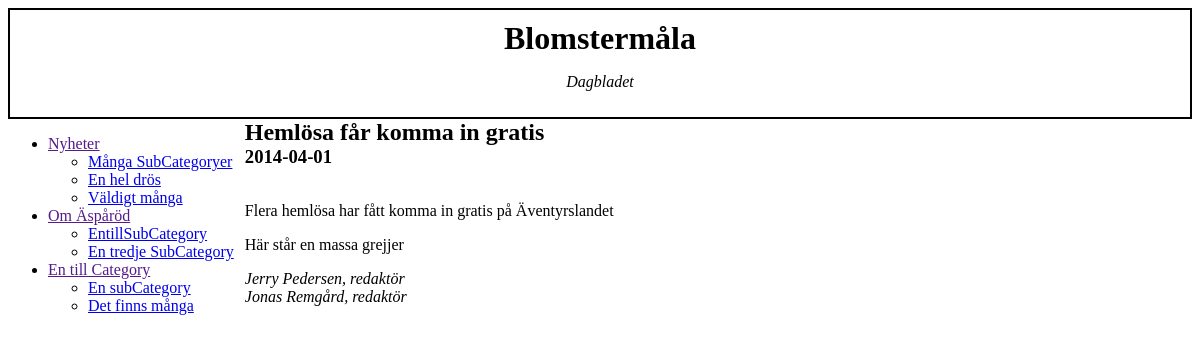
Screenshot of /webbartikel.php?ArtID=1 with the database file from the repository.
### tables this page shows
create table Sub_Category
(SubCategoryID     int NOT NULL,
 SubCategoryname	varchar(50),
 CategoryID			int NOT NULL,
 primary key (SubCategoryID),
 foreign key (CategoryID) references Category(CategoryID));

create table Category
(CategoryID     int NOT NULL,
 Categoryname	varchar(50),
 primary key (CategoryID));

create table Article
(Title			varchar(100),
 Preamble     		varchar(200),
 Content     		text,
 Date			date,
 ArticleID		int NOT NULL,
 SubCategoryID	int NOT NULL,
 primary key (ArticleID),
 foreign key (SubCategoryID) references Sub_Category(SubCategoryID));

### webbartikel.php (the view, shortened to what this page needs)
<?php
  include('db.php');
?>
<!DOCTYPE html>
<html>
  <head>
    <link type="text/css" rel="stylesheet" href="blad.css" />
  </head>
	<body>
	<div id="toplogo">
		<h1>Blomstermåla</h1>
		<p>Dagbladet</p>
	</div>
	<div id="lnav">
	<?php
    $sql = "select Categoryname, SubCategoryname, SubCategoryID from Category inner join Sub_Category on Sub_Category.CategoryID=Category.CategoryID order by Category.CategoryID";
    $result = mysqli_query($link, $sql);
    $owner = "";
    echo("<ul>\n");
    while ($row = mysqli_fetch_array($result))
    {
    	if (($row[0]!=$owner) && ($owner!="")){
    			echo("\t</ul>\n</li>\n");
    		}
    	if ($row[0]!=$owner){
    		echo('<li><a href="">'.$row[0]."</a>\n\t<ul>\n");
    		$owner=$row[0];
    	}
    	echo('<li><a href="index.php?cat='.$row[2].'">'.$row[1].'</a></li>');
    }
    echo("\t</ul>\n</li>\n");
    echo("</ul>\n");
  ?>
  </div>
	<div id="article">
		<?php
$ArtID = $_GET['ArtID'];
$sql = "select Article.ArticleID, Article.Title, Article.Preamble, Article.Content, Article.Date from Article where ArticleID='$ArtID'";
$result = mysqli_query($link, $sql);
$row = mysqli_fetch_array($result);
echo('<h2>'.$row[1].'</h2>');
echo('<h3>'.$row[4].'</h3>');
echo('<div class="Picturefloat">');
echo('</div>');
echo('<p class"Preamble">'.$row[2].'</p><p>'.$row[3].'</p>');
$sql = "select Owner.UserID, User.Name from Owner left join User on Owner.UserID=User.UserID where ArticleID='$ArtID'";
$result = mysqli_query($link, $sql);
while ($row2 = mysqli_fetch_array($result))
{
echo('<address>'.$row2[1].', redaktör</address>');
}
?>
	</div>
	</body>
</html>

### blad.css (style rules this page uses)
h1, h2, h3, h4 { margin: 0px; }
#toplogo { border: solid black 2px; padding: 10px; text-align: center; }
#toplogo p { font-style: italic; }
#lnav { float: left; width: 20%; }

### rows the page displays
sub_category: CategoryID.Categoryname "Nyheter", SubCategoryname "Många SubCategoryer"
sub_category: SubCategoryname "En hel drös"
sub_category: SubCategoryname "Väldigt många"
sub_category: CategoryID.Categoryname "Om Äspåröd", SubCategoryname "EntillSubCategory"
sub_category: SubCategoryname "En tredje SubCategory"
sub_category: CategoryID.Categoryname "En till Category", SubCategoryname "En subCategory"
sub_category: SubCategoryname "Det finns många"
article: Title "Hemlösa får komma in gratis", Date "2014-04-01", Preamble "Flera hemlösa har fått komma in gratis på Äventyrslandet", Content "Här står en massa grejjer"

### other values shown
$row2[1] "Jerry Pedersen"
$row2[1] "Jonas Remgård"
